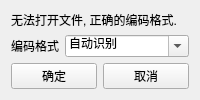
<?xml version="1.0" encoding="UTF-8"?>
<ui version="4.0">
 <class>EncodingForm</class>
 <widget class="QWidget" name="EncodingForm">
  <property name="geometry">
   <rect>
    <x>0</x>
    <y>0</y>
    <width>200</width>
    <height>100</height>
   </rect>
  </property>
  <property name="windowTitle">
   <string>Encoding Form</string>
  </property>
  <layout class="QVBoxLayout" name="verticalLayout">
   <item>
    <widget class="QLabel" name="label">
     <property name="text">
      <string>无法打开文件, 正确的编码格式.</string>
     </property>
    </widget>
   </item>
   <item>
    <layout class="QFormLayout" name="formLayout">
     <item row="0" column="0">
      <widget class="QLabel" name="label_0">
       <property name="text">
        <string>编码格式</string>
       </property>
      </widget>
     </item>
     <item row="0" column="1">
      <widget class="QComboBox" name="cmb_encoding">
       <property name="editable">
        <bool>true</bool>
       </property>
       <item>
        <property name="text">
         <string>自动识别</string>
        </property>
       </item>
       <item>
        <property name="text">
         <string>UTF-8</string>
        </property>
       </item>
       <item>
        <property name="text">
         <string>GBK</string>
        </property>
       </item>
       <item>
        <property name="text">
         <string>BIG5</string>
        </property>
       </item>
      </widget>
     </item>
    </layout>
   </item>
   <item>
    <layout class="QHBoxLayout" name="horizontalLayout">
     <item>
      <widget class="QPushButton" name="pbtn_ok">
       <property name="text">
        <string>确定</string>
       </property>
      </widget>
     </item>
     <item>
      <widget class="QPushButton" name="pbtn_cancel">
       <property name="text">
        <string>取消</string>
       </property>
      </widget>
     </item>
    </layout>
   </item>
  </layout>
 </widget>
 <resources/>
 <connections/>
</ui>
